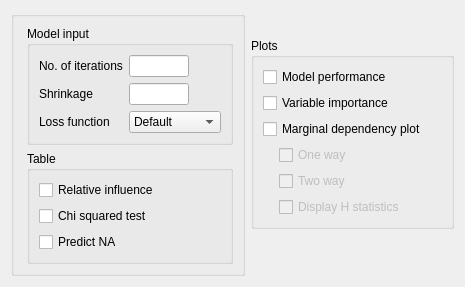
    <widget class="QWidget" name="advancedOptions_2" native="true">
     <layout class="QGridLayout" name="gridLayout_8">
      <item row="0" column="0" rowspan="4">
       <widget class="BoundGroupBox" name="bayesFactorType_2">
        <property name="sizePolicy">
         <sizepolicy hsizetype="Fixed" vsizetype="Minimum">
          <horstretch>0</horstretch>
          <verstretch>0</verstretch>
         </sizepolicy>
        </property>
        <property name="title">
         <string/>
        </property>
        <property name="flat">
         <bool>false</bool>
        </property>
        <layout class="QGridLayout" name="gridLayout_16">
         <property name="leftMargin">
          <number>13</number>
         </property>
         <item row="1" column="0">
          <widget class="BoundGroupBox" name="noOfPredictors">
           <property name="title">
            <string>Table</string>
           </property>
           <property name="flat">
            <bool>false</bool>
           </property>
           <layout class="QGridLayout" name="gridLayout_12">
            <item row="1" column="0">
             <widget class="BoundCheckBox" name="tableChisq">
              <property name="text">
               <string>Chi squared test</string>
              </property>
             </widget>
            </item>
            <item row="0" column="0">
             <widget class="BoundCheckBox" name="tableRF">
              <property name="text">
               <string>Relative influence</string>
              </property>
             </widget>
            </item>
            <item row="2" column="0">
             <widget class="BoundCheckBox" name="predictNA">
              <property name="text">
               <string>Predict NA</string>
              </property>
             </widget>
            </item>
           </layout>
          </widget>
         </item>
         <item row="0" column="0">
          <widget class="BoundGroupBox" name="noOfTrees">
           <property name="title">
            <string>Model input</string>
           </property>
           <property name="flat">
            <bool>false</bool>
           </property>
           <layout class="QGridLayout" name="gridLayout_9">
            <item row="2" column="1">
             <widget class="BoundComboBox" name="distribution">
              <item>
               <property name="text">
                <string>Default</string>
               </property>
              </item>
              <item>
               <property name="text">
                <string>Bernoulli</string>
               </property>
              </item>
              <item>
               <property name="text">
                <string>Huberized</string>
               </property>
              </item>
              <item>
               <property name="text">
                <string>Adaboost</string>
               </property>
              </item>
              <item>
               <property name="text">
                <string>Multinomial</string>
               </property>
              </item>
             </widget>
            </item>
            <item row="0" column="0">
             <widget class="QLabel" name="label">
              <property name="text">
               <string>No. of iterations</string>
              </property>
             </widget>
            </item>
            <item row="1" column="1">
             <widget class="BoundTextBox" name="Shrinkage">
              <property name="sizePolicy">
               <sizepolicy hsizetype="Fixed" vsizetype="Preferred">
                <horstretch>0</horstretch>
                <verstretch>0</verstretch>
               </sizepolicy>
              </property>
              <property name="minimumSize">
               <size>
                <width>60</width>
                <height>0</height>
               </size>
              </property>
              <property name="maximumSize">
               <size>
                <width>60</width>
                <height>16777215</height>
               </size>
              </property>
             </widget>
            </item>
            <item row="1" column="0">
             <widget class="QLabel" name="label_5">
              <property name="text">
               <string>Shrinkage</string>
              </property>
             </widget>
            </item>
            <item row="2" column="0">
             <widget class="QLabel" name="label_6">
              <property name="text">
               <string>Loss function</string>
              </property>
             </widget>
            </item>
            <item row="0" column="1">
             <widget class="BoundTextBox" name="numberOfIterations">
              <property name="sizePolicy">
               <sizepolicy hsizetype="Fixed" vsizetype="Preferred">
                <horstretch>0</horstretch>
                <verstretch>0</verstretch>
               </sizepolicy>
              </property>
              <property name="minimumSize">
               <size>
                <width>60</width>
                <height>0</height>
               </size>
              </property>
              <property name="maximumSize">
               <size>
                <width>60</width>
                <height>16777215</height>
               </size>
              </property>
             </widget>
            </item>
           </layout>
          </widget>
         </item>
        </layout>
       </widget>
      </item>
      <item row="1" column="1">
       <widget class="GroupBox" name="plotsGroup">
        <property name="title">
         <string>Plots</string>
        </property>
        <layout class="QGridLayout" name="gridLayout_11">
         <item row="0" column="0" colspan="4">
          <widget class="BoundCheckBox" name="modelPerforamceShowError">
           <property name="sizePolicy">
            <sizepolicy hsizetype="Fixed" vsizetype="Fixed">
             <horstretch>0</horstretch>
             <verstretch>0</verstretch>
            </sizepolicy>
           </property>
           <property name="text">
            <string>Model performance</string>
           </property>
          </widget>
         </item>
         <item row="4" column="0">
          <widget class="QLabel" name="label_17">
           <property name="minimumSize">
            <size>
             <width>10</width>
             <height>0</height>
            </size>
           </property>
           <property name="maximumSize">
            <size>
             <width>10</width>
             <height>16777215</height>
            </size>
           </property>
           <property name="text">
            <string/>
           </property>
          </widget>
         </item>
         <item row="2" column="0" colspan="4">
          <widget class="BoundCheckBox" name="plotMarginalPlot">
           <property name="sizePolicy">
            <sizepolicy hsizetype="Fixed" vsizetype="Fixed">
             <horstretch>0</horstretch>
             <verstretch>0</verstretch>
            </sizepolicy>
           </property>
           <property name="text">
            <string>Marginal dependency plot</string>
           </property>
          </widget>
         </item>
         <item row="6" column="1" colspan="2">
          <widget class="BoundCheckBox" name="plotHStatistics">
           <property name="enabled">
            <bool>false</bool>
           </property>
           <property name="sizePolicy">
            <sizepolicy hsizetype="Fixed" vsizetype="Fixed">
             <horstretch>0</horstretch>
             <verstretch>0</verstretch>
            </sizepolicy>
           </property>
           <property name="text">
            <string>Display H statistics</string>
           </property>
          </widget>
         </item>
         <item row="1" column="0" colspan="4">
          <widget class="BoundCheckBox" name="plotRF">
           <property name="sizePolicy">
            <sizepolicy hsizetype="Fixed" vsizetype="Fixed">
             <horstretch>0</horstretch>
             <verstretch>0</verstretch>
            </sizepolicy>
           </property>
           <property name="text">
            <string>Variable importance</string>
           </property>
          </widget>
         </item>
         <item row="4" column="1">
          <widget class="BoundCheckBox" name="plotMarginalPlotOneWay">
           <property name="enabled">
            <bool>false</bool>
           </property>
           <property name="sizePolicy">
            <sizepolicy hsizetype="Fixed" vsizetype="Fixed">
             <horstretch>0</horstretch>
             <verstretch>0</verstretch>
            </sizepolicy>
           </property>
           <property name="text">
            <string>One way</string>
           </property>
          </widget>
         </item>
         <item row="5" column="1">
          <widget class="BoundCheckBox" name="plotMarginalPlotTwoWay">
           <property name="enabled">
            <bool>false</bool>
           </property>
           <property name="sizePolicy">
            <sizepolicy hsizetype="Fixed" vsizetype="Fixed">
             <horstretch>0</horstretch>
             <verstretch>0</verstretch>
            </sizepolicy>
           </property>
           <property name="text">
            <string>Two way</string>
           </property>
          </widget>
         </item>
        </layout>
       </widget>
      </item>
      <item row="2" column="1" rowspan="2">
       <widget class="QWidget" name="widget_2" native="true"/>
      </item>
     </layout>
    </widget>
